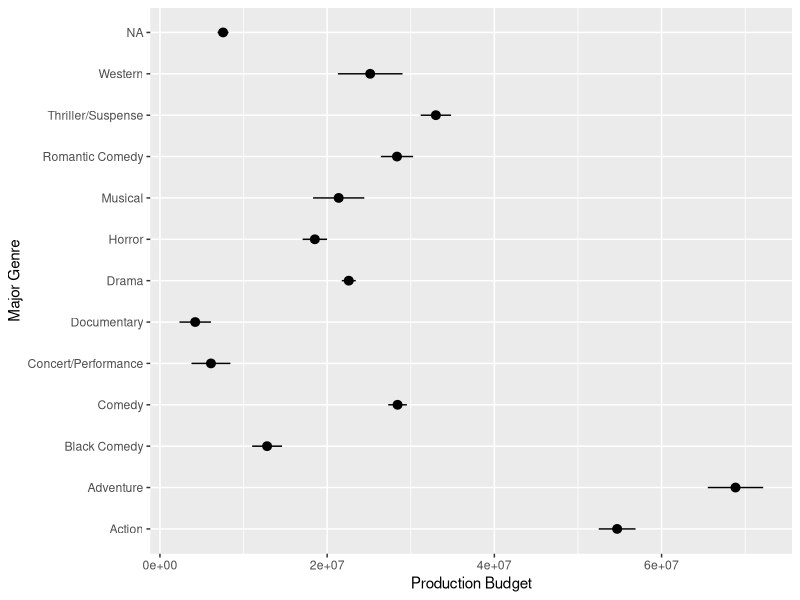

Generate this figure with R:
library(tidyverse)

df <- read_csv("data/movies.csv")
ggplot(df) +
  stat_summary(aes(y = `Major Genre`, x = `Production Budget`))
